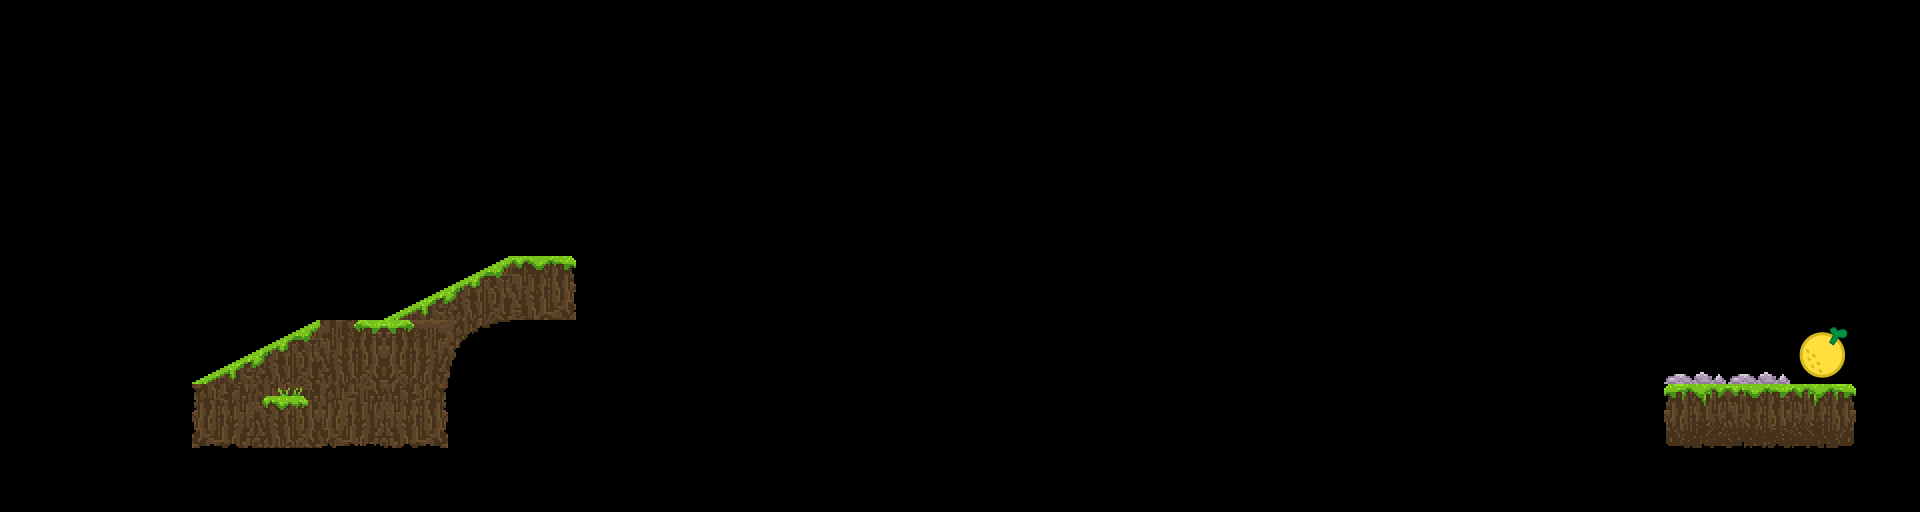

This game map was drawn from its Tiled (.tmx) file and the tilesets committed beside it. A one-line description and the trimmed map source follow:
An orthogonal 30x8 tile map with 64x64 px tiles, 1 tile layer (map), 3 tilesets and 9 objects (2x platform, end, start).

<map version="1.0" orientation="orthogonal" renderorder="right-down" width="30" height="8" tilewidth="64" tileheight="64" nextobjectid="13">
 <tileset firstgid="1" source="../tilesets/MyTiles_64x64.tsx" />
 <tileset firstgid="65" name="endTile" tilewidth="64" tileheight="64" tilecount="1" columns="1">
  <image source="../tilesets/endTile.png" width="65" height="65" />
 </tileset>
 <tileset firstgid="66" name="Tiles_64x64" tilewidth="64" tileheight="64" tilecount="64" columns="8">
  <image source="../tilesets/Tiles_64x64.png" width="512" height="512" />
 </tileset>
 <layer name="map" width="30" height="8">
  <data>[240 cells, 18 non-empty, 15 distinct tile ids]</data>
 </layer>
 <objectgroup name="positions">
  <object id="5" name="end" x="1792" y="320" width="64" height="64" />
  <object id="6" name="start" x="320" y="256" width="64" height="64" />
 </objectgroup>
 <objectgroup name="ground">
  <object id="7" x="320" y="320" width="128" height="128" />
  <object id="8" x="384" y="320">
   <polygon points="0,0 128,-64 192,-64 192,0" />
  </object>
  <object id="9" x="192" y="448">
   <polygon points="0,0 0,-64 128,-128 128,0" />
  </object>
  <object id="11" x="448" y="320">
   <polygon points="0,0 64,0 0,64" />
  </object>
  <object id="12" x="1664" y="384" width="192" height="64" />
 </objectgroup>
 <objectgroup name="objects">
  <object id="3" type="platform" x="666.573" y="379.087" width="369.222" height="26.7756">
   <properties>
    <property name="pivoted" type="bool" value="true" />
   </properties>
  </object>
  <object id="4" type="platform" x="1176.72" y="205.75" width="376.268" height="26.7756">
   <properties>
    <property name="pivoted" type="bool" value="true" />
   </properties>
  </object>
 </objectgroup>
</map>
